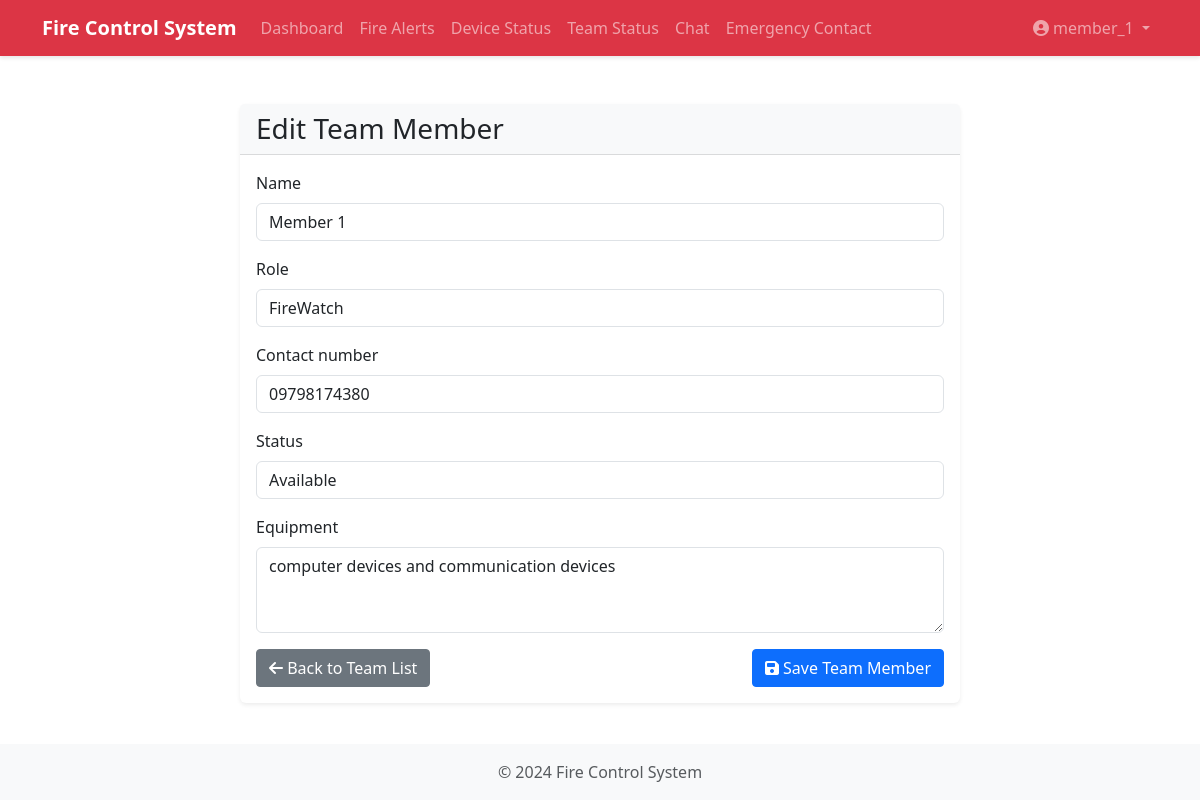
/team/4/update/ (signed in), run on an earlier commit of the app's database.
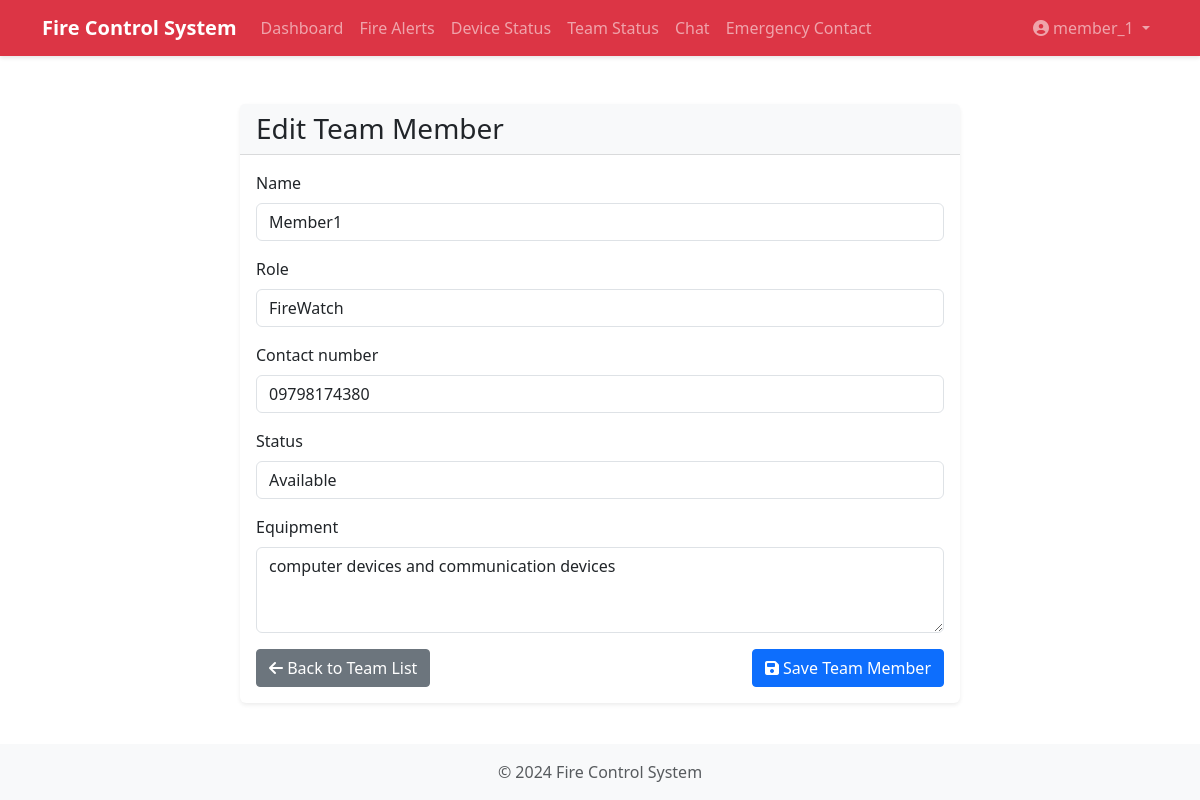
And on a later commit of the database.
### fire_control/models.py (models this page shows, shortened)
class TeamMember(models.Model):
    STATUS_CHOICES = [
        ('available', 'Available'),
        ('on_duty', 'On Duty'),
        ('responding', 'Responding'),
        ('off_duty', 'Off Duty'),
    ]
    ROLE_CHOICES = [
        ('firefighter', 'Firefighter'),
        ('firewatch', 'FireWatch'),
        ('team_leader', 'Team Leader'),
        ('equipment_manager', 'Equipment Manager'),
        ('safety_officer', 'Safety Officer'),
        ('paramedic', 'Paramedic'),
        ('driver', 'Driver'),
    ]
    user = models.OneToOneField(User, on_delete=models.CASCADE)
    name = models.CharField(max_length=200, blank=True, null=True)
    role = models.CharField(max_length=50, choices=ROLE_CHOICES, blank=True, null=True)
    contact_number = models.CharField(max_length=20, blank=True, null=True)
    status = models.CharField(max_length=50, choices=STATUS_CHOICES, default='available')
    equipment = models.TextField(blank=True)
    last_location_update = models.DateTimeField(auto_now=True)
    updated_at = models.DateTimeField(auto_now=True)

### fire_control/views.py (the view)
# urls.py: path('team/<int:pk>/update/', views.TeamMemberUpdateView.as_view(), name='team_member_update'),
class TeamMemberUpdateView(LoginRequiredMixin, UserPassesTestMixin, UpdateView):
    model = TeamMember
    form_class = TeamMemberForm
    template_name = 'fire_control/team_member_form.html'
    success_url = reverse_lazy('fire_control:team_status')
    def test_func(self):
        return self.request.user.is_admin

### fire_control/forms.py
class TeamMemberForm(forms.ModelForm):
    class Meta:
        model = TeamMember
        fields = ('name', 'role', 'contact_number', 'status', 'equipment')
        widgets = {
            'name': forms.TextInput(attrs={'class': 'form-control'}),
            'role': forms.Select(attrs={'class': 'form-control'}),
            'contact_number': forms.TextInput(attrs={'class': 'form-control'}),
            'status': forms.Select(attrs={'class': 'form-control'}),
            'equipment': forms.Textarea(attrs={'class': 'form-control', 'rows': 3}),
        }

### fire_control/templates/fire_control/team_member_form.html (shortened to what this page needs)
{% extends 'fire_control/base.html' %}
{% block content %}
<div class="container mt-4">
    <div class="row justify-content-center">
        <div class="col-md-8">
            <div class="card">
                <div class="card-header">
                    <h3 class="card-title mb-0">
                        {% if form.instance.pk %}Edit{% else %}Add{% endif %} Team Member
                    </h3>
                </div>
                <div class="card-body">
                    <form method="post">
                        {% for field in form %}
                        <div class="mb-3">
                            <label for="{{ field.id_for_label }}" class="form-label">
                                {{ field.label }}
                            </label>
                            {{ field }}
                        </div>
                        {% endfor %}
                        <div class="d-flex justify-content-between">
                            <a href="{% url 'fire_control:team_status' %}" class="btn btn-secondary">
                                <i class="fas fa-arrow-left"></i> Back to Team List
                            </a>
                            <button type="submit" class="btn btn-primary">
                                <i class="fas fa-save"></i> Save Team Member
                            </button>
                        </div>
                    </form>
                </div>
            </div>
        </div>
    </div>
</div>
{% endblock %}

What changed in the data, as far as the page shows it:
changed TeamMember "FireWatch": name "Member 1" → "Member1"
